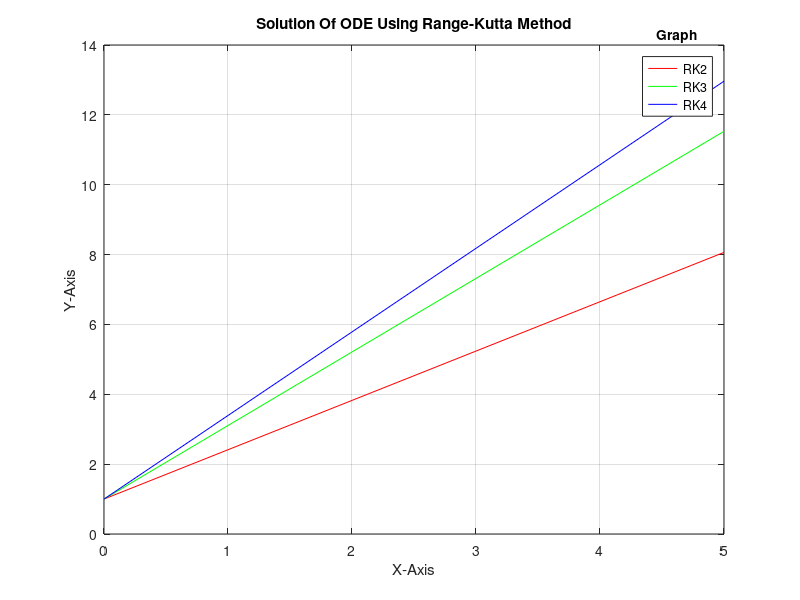

This chart was generated by the following MATLAB code:
clear all
clc
f = @(x, y) ((x.^2 + y.^2) / 10);
x(1) = 0;
y(1) = 1;
u = input("Enter a Point to Find It's Solution: ");
h = input("Enter Increament: ");
x = x(1) : h : u;
for i = 2 : length(x)
   k1 = h * f(x(i - 1), y(i - 1));
   k2 = h * f(x(i - 1) + h, y(i - 1) + k1);
   y(i) = y(i - 1) + (k1 + k2) / 2;
end
fprintf("Solution Of ODE Using RK2 Method at X(%.2f): %.4f\n", u, y(length(y)));
plot(x, y, 'red')
hold on
for i = 2 : length(x)
   k1 = h * f(x(i - 1), y(i - 1));
   k2 = h * f(x(i - 1) + (h / 2), y(i - 1) + (k1 / 2));
   k3 = h * f(x(i - 1) + h, y(i - 1) + 2 * k2 - k1);
   y(i) = y(i - 1) + (1 / 6) * (k1 + 4 * k2 + k3);
end
fprintf("Solution Of ODE Using RK3 Method at X(%.2f): %.4f\n", u, y(length(y)));
plot(x, y, 'green')
for i = 2 : length(x)
   k1 = h * f(x(i - 1), y(i - 1));
   k2 = h * f(x(i - 1) + (h / 2), y(i - 1) + (k1 / 2));
   k3 = h * f(x(i - 1) + (h / 2), y(i - 1) + (k2 / 2));
   k4 = h * f(x(i - 1) + h, y(i - 1) + k3);
   y(i) = y(i - 1) + (1 / 6) * (k1 + 2 * k2 + 2 * k3 + k4);
end
fprintf("Solution Of ODE Using RK4 Method at X(%.2f): %.4f\n", u, y(length(y)));
plot(x, y, 'blue')
title("Solution Of ODE Using Range-Kutta Method")
title(legend, 'Graph')
legend('RK2', 'RK3', 'RK4')
grid on
xlabel('X-Axis'); ylabel('Y-Axis')
hold off
